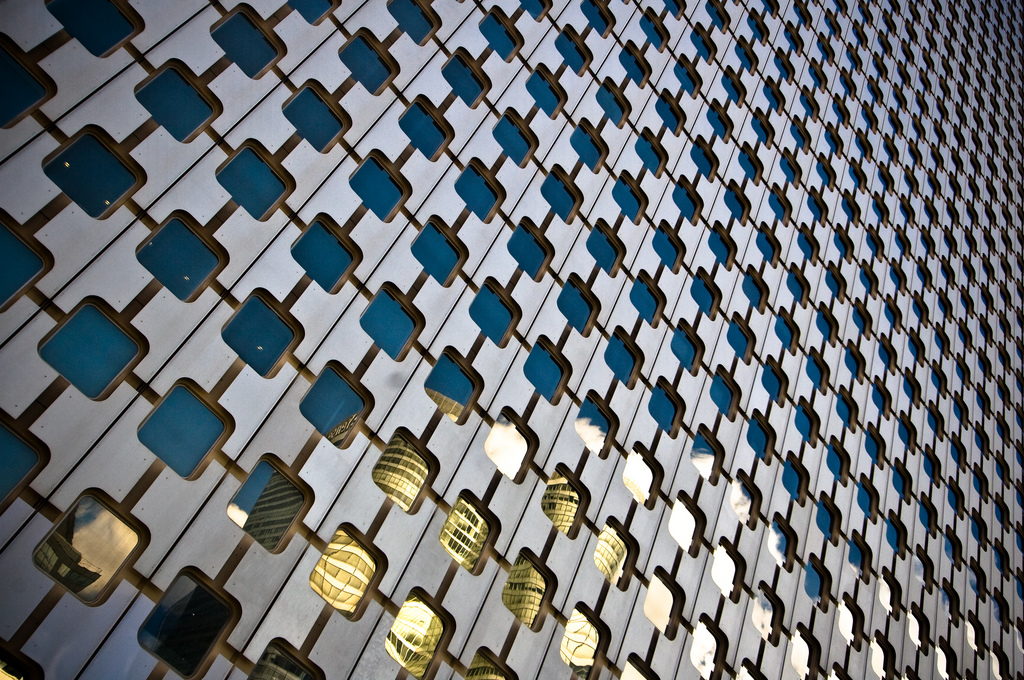
#> input picture basicai_fa22/week05/week05_lab/dip_for_numpy/images/img_041.png, 1024 x 680 px, found by its file name
$ python pil_step03.py
#> lines starting #> are read from the running program, lines starting #| are printed output that depends on the picture
#############################################
# Color Image Split & Merge using PILLOW
#############################################

import numpy as np
from PIL import Image

img = Image.open('C:/Users/LG/2022-2-git-repository/basicai_fa22/week05/week05_lab/dip_for_numpy/images/img_041.png')
#> img is the input picture: PIL image 1024x680 RGB; mean R, G, B 109.5, 113.8, 117.1
print(type(img)) # <class 'PIL.PngImagePlugin.PngImageFile'>
#| <class 'PIL.PngImagePlugin.PngImageFile'>

print(img.mode)
#| RGB
print(img.size)
#| (1024, 680)

i = np.array(img)

print(i.shape)
#| (680, 1024, 3)

#bands = i.getbands()
r = i[:, :, 0]            #3차원의 3번째 color 중 0 이므로 red
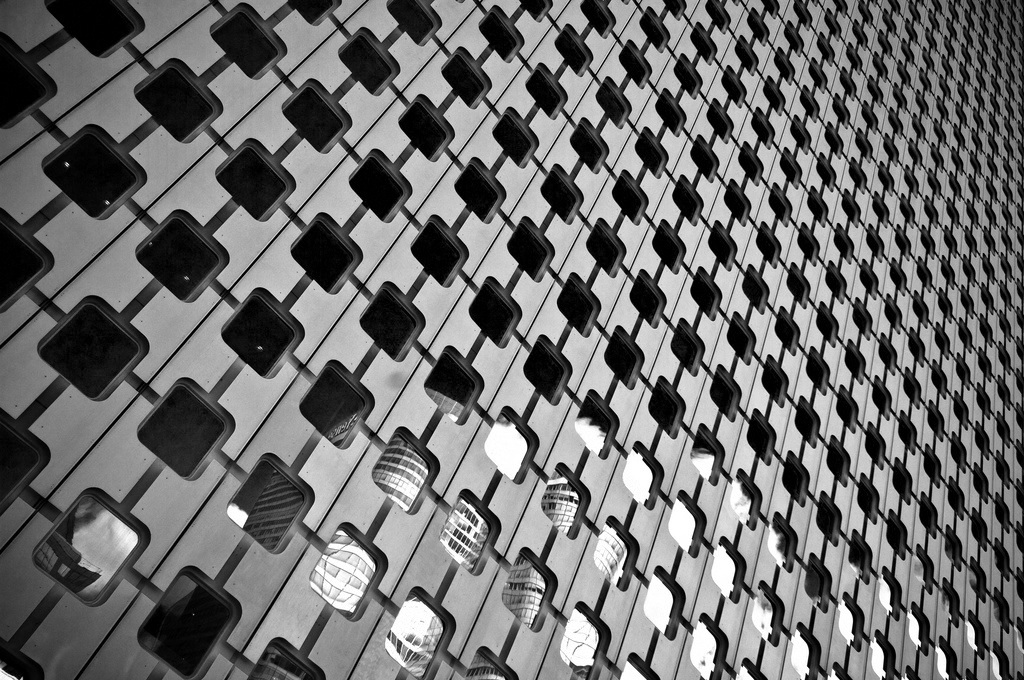
#> r: shape (680, 1024); min 0, max 255, mean 109.5
g = i[:, :, 1]            #3차원의 3번째 color 중 1 이므로 greed
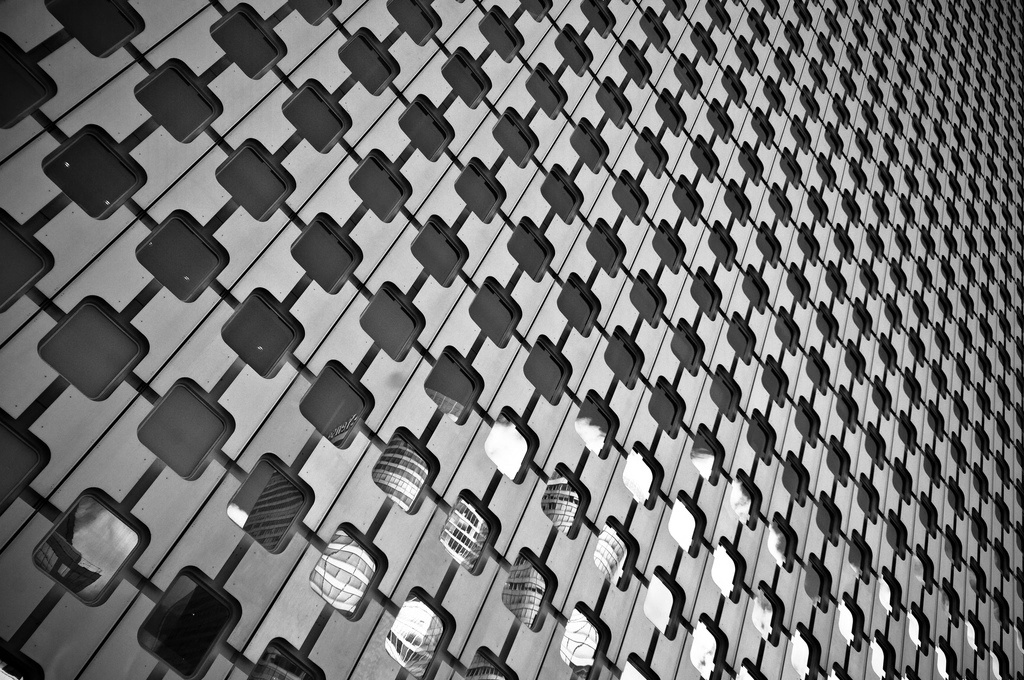
#> g: shape (680, 1024); min 0, max 255, mean 113.8
b = i[:, :, 2]            #3차원의 3번째 color 중 2 이므로 blue
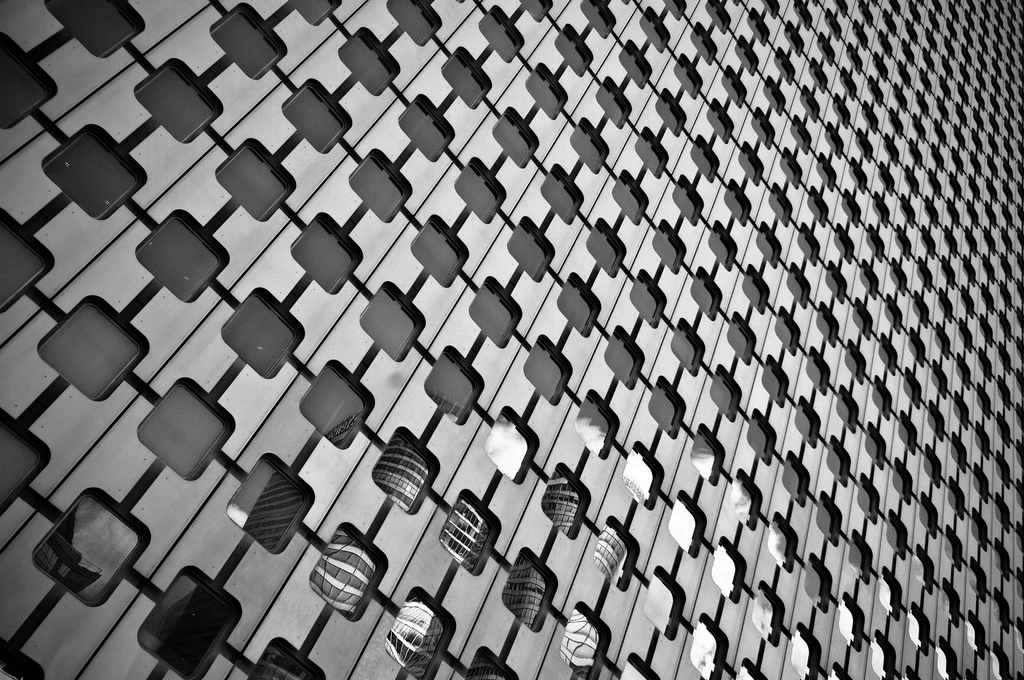
#> b: shape (680, 1024); min 0, max 255, mean 117.1
print(r.shape)
#| (680, 1024)

i_c = np.zeros(i.shape, dtype = np.uint8)   #변수 데이터 타입맞추기
                                            #defalut 값이 float
i_c[:, :, 0] = r
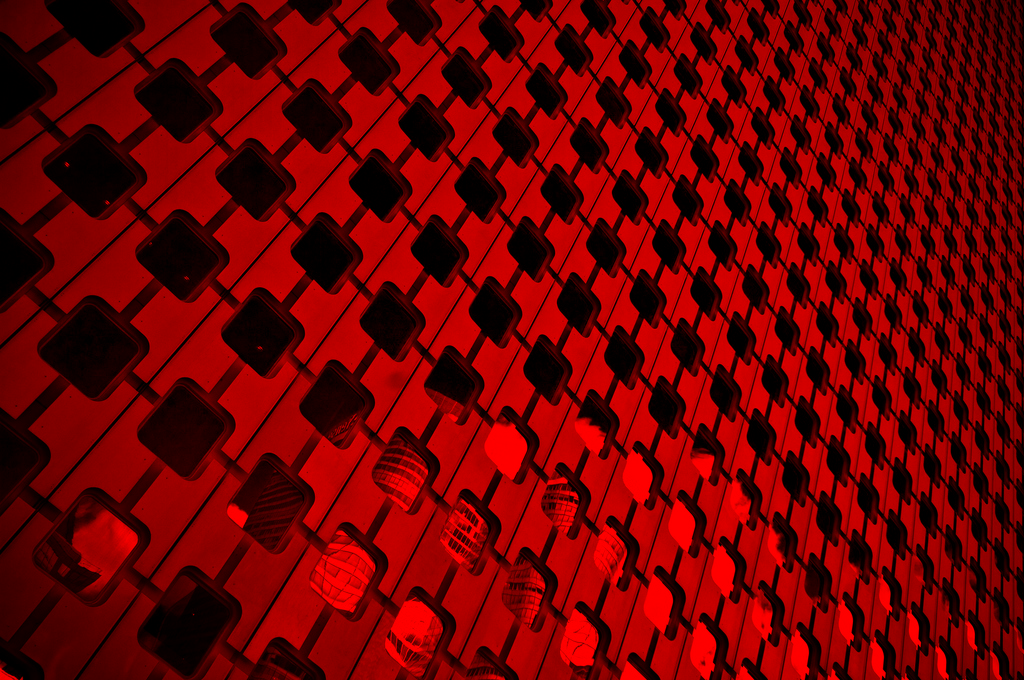
#> i_c: shape (680, 1024, 3); mean of channels 0, 1, 2 109.5, 0, 0; drawn as R, G, B
i_c[:, :, 1] = g
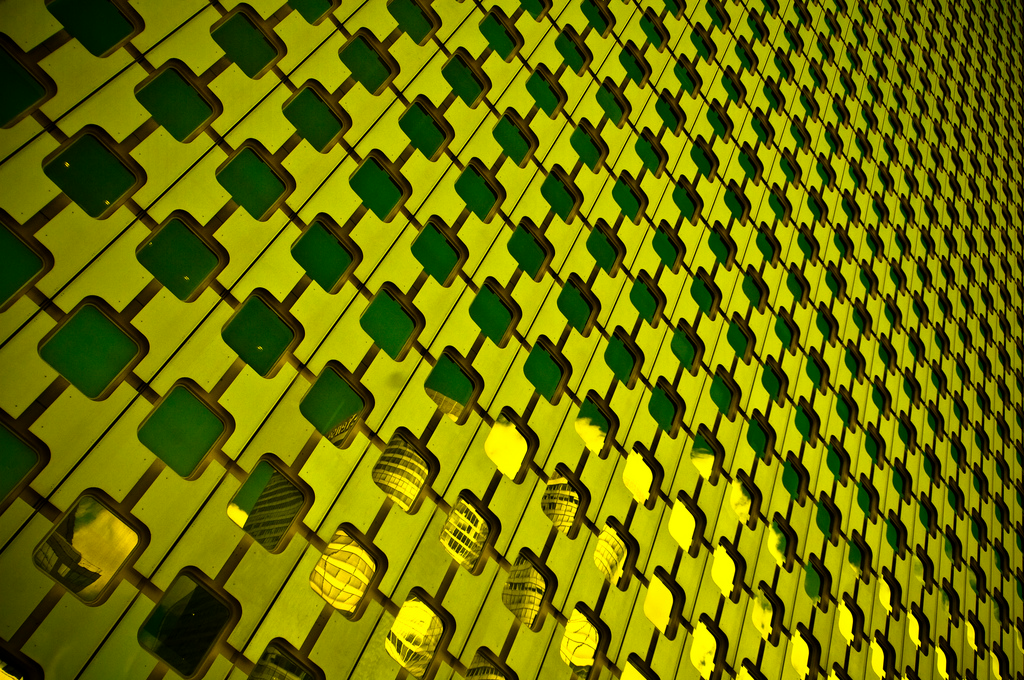
#> i_c: shape (680, 1024, 3); mean of channels 0, 1, 2 109.5, 113.8, 0; drawn as R, G, B
i_c[:, :, 2] = b

xxx = Image.fromarray(i_c)
xxx.show()

$ run again, with basicai_fa22/week05/week05_lab/dip_for_numpy/images/img_100.png copied over basicai_fa22/week05/week05_lab/dip_for_numpy/images/img_041.png
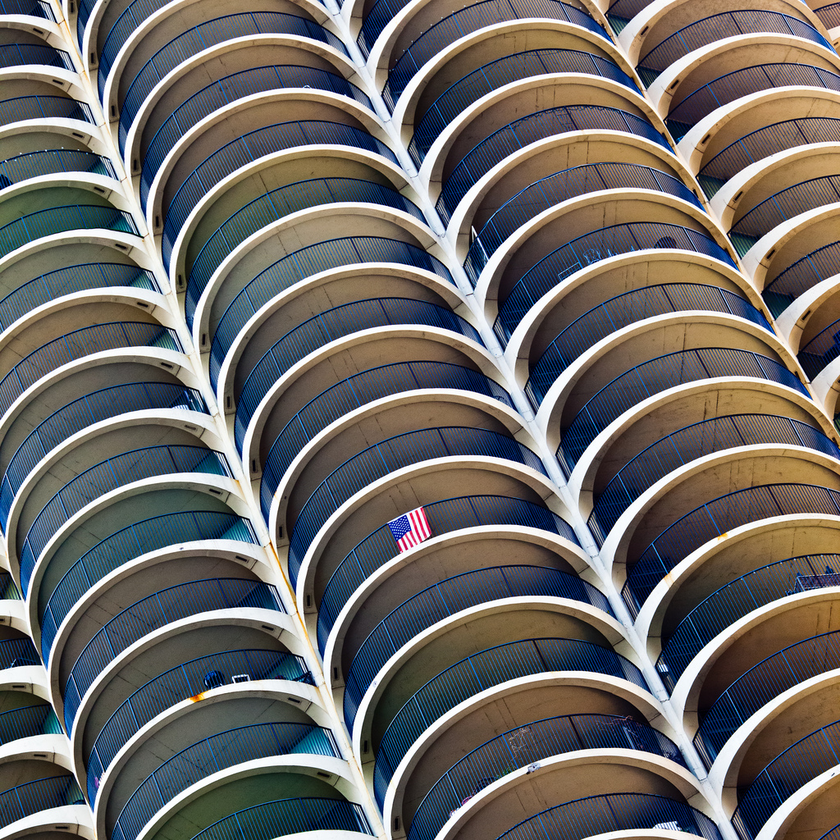
#> input picture basicai_fa22/week05/week05_lab/dip_for_numpy/images/img_100.png, 840 x 840 px, shrunk from 1024 x 1024 before the run, found by its file name
#> img is the input picture: PIL image 840x840 RGB; mean R, G, B 106.9, 104.7, 102.9
#| <class 'PIL.PngImagePlugin.PngImageFile'>
#| RGB
#| (840, 840)
#| (840, 840, 3)
#> `b = i[:, :, 2]`:
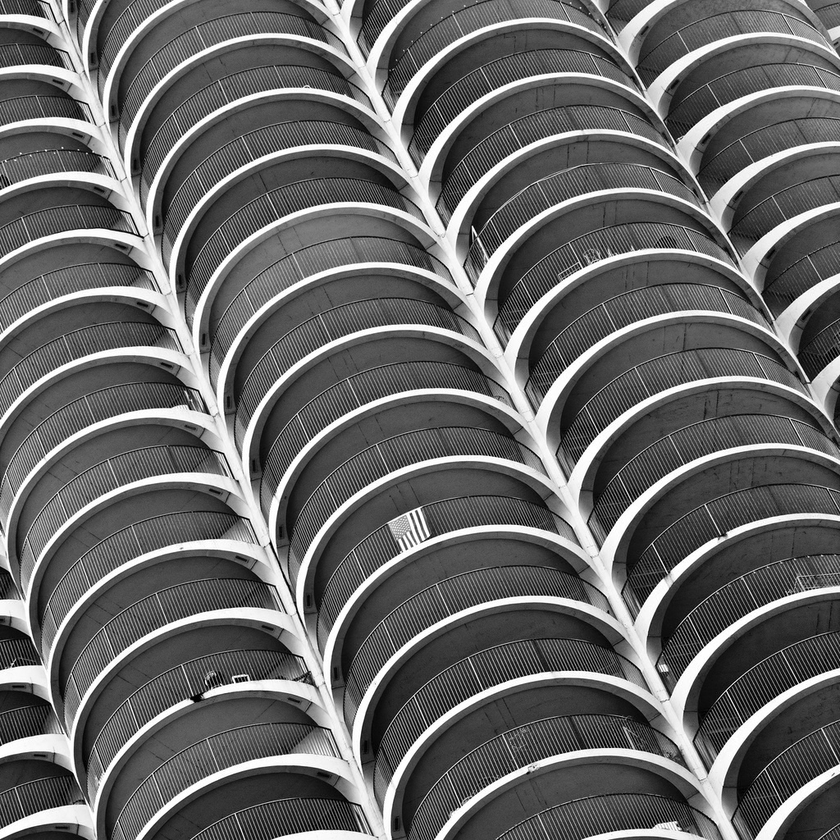
#> b: shape (840, 840); min 0, max 255, mean 102.9
#| (840, 840)
#> `i_c[:, :, 1] = g`:
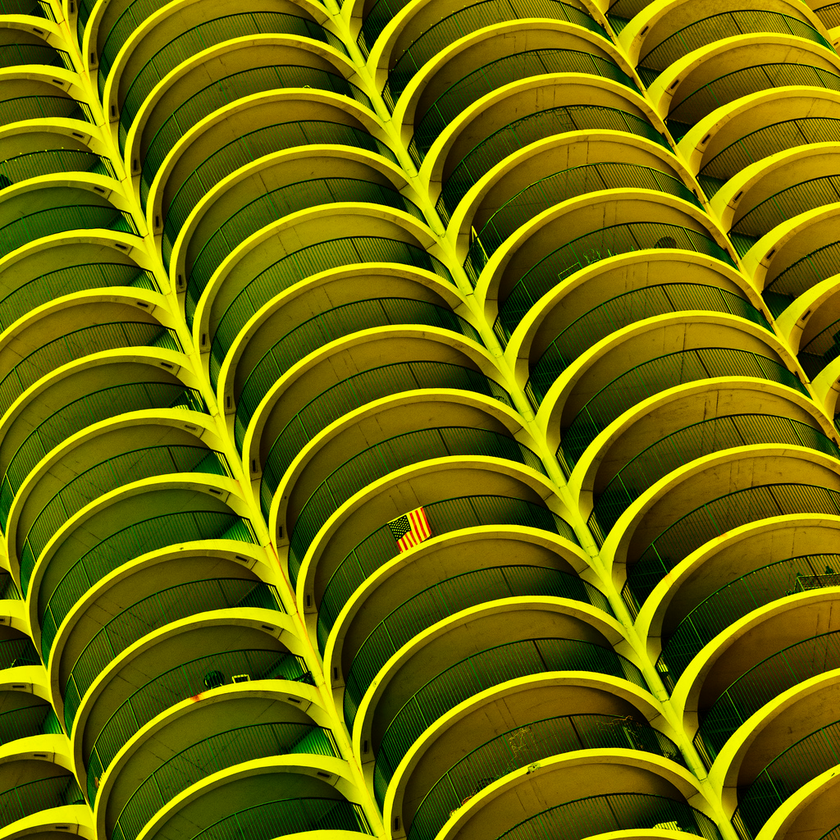
#> i_c: shape (840, 840, 3); mean of channels 0, 1, 2 106.9, 104.7, 0; drawn as R, G, B

$ run again, with basicai_fa22/week05/week05_lab/dip_for_numpy/images/baby.png copied over basicai_fa22/week05/week05_lab/dip_for_numpy/images/img_041.png
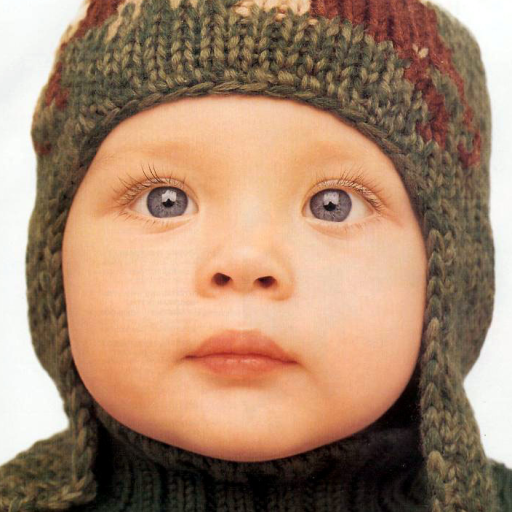
#> input picture basicai_fa22/week05/week05_lab/dip_for_numpy/images/baby.png, 512 x 512 px, found by its file name
#> img is the input picture: PIL image 512x512 RGB; mean R, G, B 166.9, 134.2, 109.5
#| <class 'PIL.PngImagePlugin.PngImageFile'>
#| RGB
#| (512, 512)
#| (512, 512, 3)
#> `b = i[:, :, 2]`:
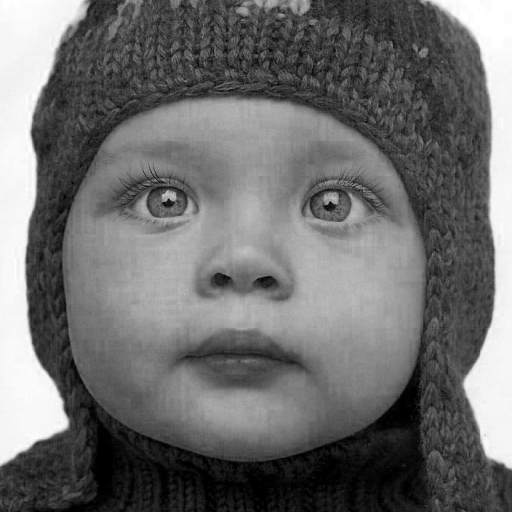
#> b: shape (512, 512); min 0, max 255, mean 109.5
#| (512, 512)
#> `i_c[:, :, 1] = g`:
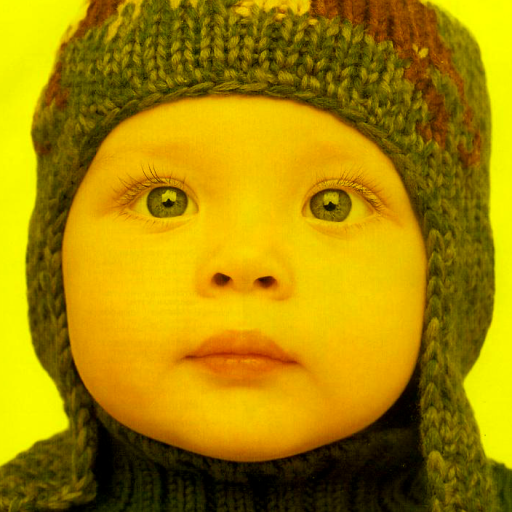
#> i_c: shape (512, 512, 3); mean of channels 0, 1, 2 166.9, 134.2, 0; drawn as R, G, B
